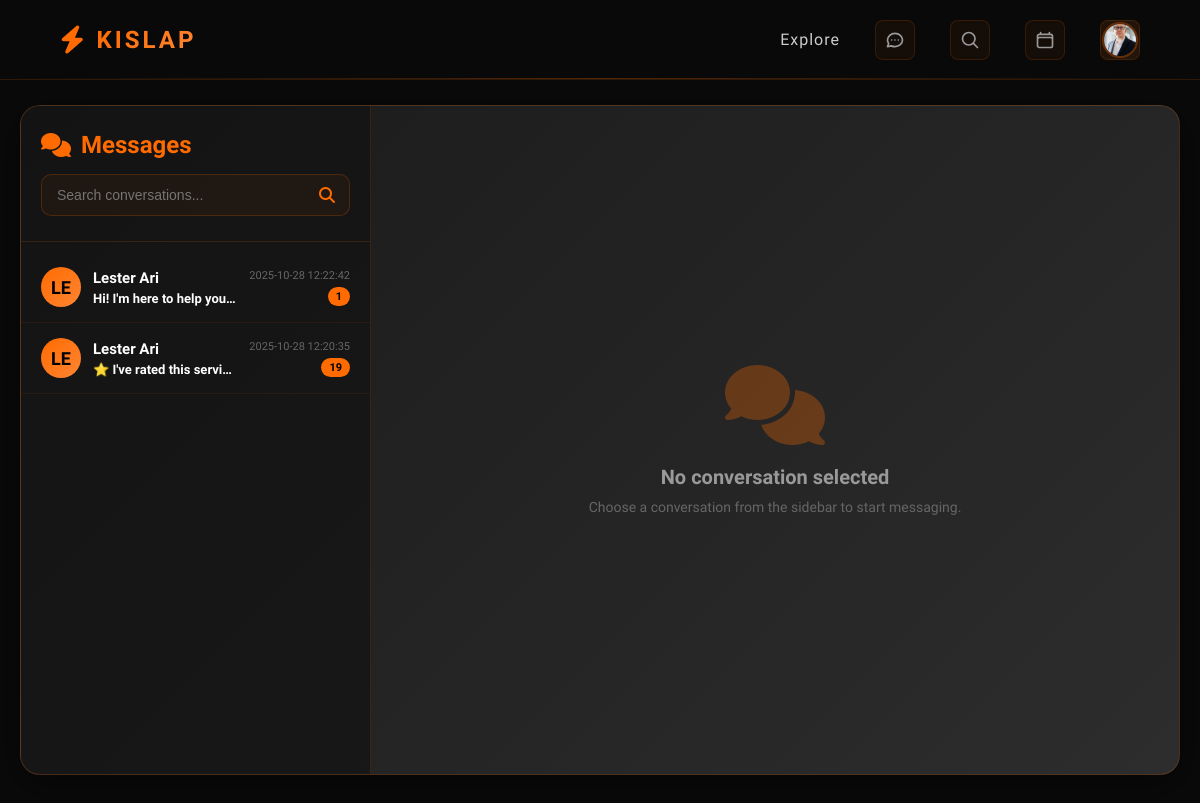
Before: /index.php?controller=Chat&action=view (signed in) with the older database file.
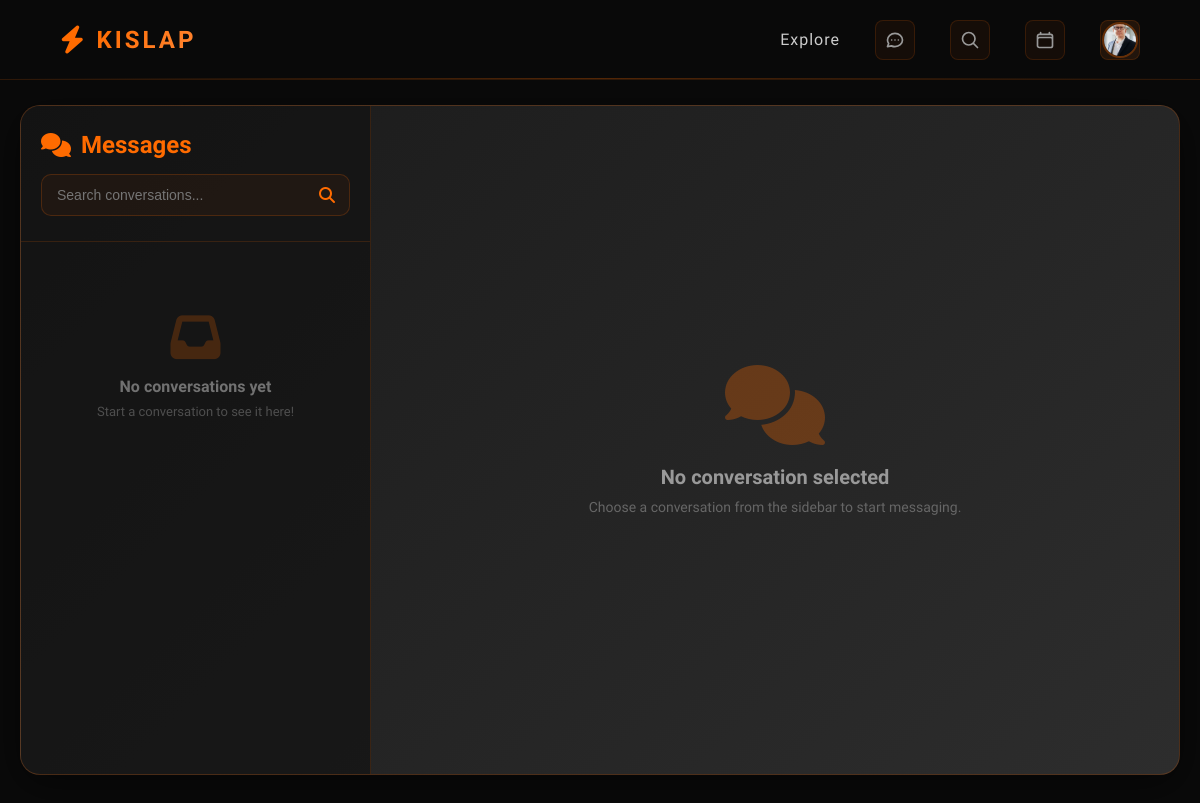
After: the same page with the newer database file.
### tables this page shows
CREATE TABLE `conversations` (
  `conversation_id` int(11) NOT NULL,
  `user_id` int(11) NOT NULL,
  `worker_id` int(11) NOT NULL,
  `type` enum('ai','direct') DEFAULT 'direct',
  `booking_status` enum('pending_ai','pending_worker','pending_confirmation','negotiating','confirmed','awaiting_deposit','deposit_paid','in_progress','awaiting_final_payment','completed','rated','cancelled','requires_info') DEFAULT 'pending_ai',
  `created_at` timestamp NOT NULL DEFAULT current_timestamp(),
  `updated_at` timestamp NOT NULL DEFAULT current_timestamp() ON UPDATE current_timestamp()
);

### controllers/ChatController.php (called while the page is built, shortened)
<?php
require_once __DIR__ . '/../model/repositories/ChatRepository.php';
class ChatController
{
    private ChatRepository $chatRepo;
    public function __construct()
    {
        $this->chatRepo = new ChatRepository();
    }
    public function view()
    {
        $user = $_SESSION['user'] ?? null;
        $worker = $_SESSION['worker'] ?? null;
        $userId = $user['user_id'] ?? $worker['worker_id'] ?? null;
        $userType = $user ? 'user' : ($worker ? 'worker' : null);
        $conversations = $this->chatRepo->getConversationsForUser($userId, $userType);
        require __DIR__ . '/../views/home/messages.php';
    }
}

### Router.php (called while the page is built, shortened)
<?php
class Router
{
    private string $defaultAction = "index";
    public function route(): void
    {
        $actionName = $_GET["action"] ?? $this->defaultAction;
        $controller = new $controllerName();
        $controller->$actionName();
    }
}

### index.php (called while the page is built, shortened)
<?php
require_once "Router.php";
$router = new Router();
$router->route();

### model/repositories/BaseRepository.php (called while the page is built, shortened)
<?php
abstract class BaseRepository
{
    public function __construct()
    {
        $this->conn = new PDO("mysql:host=localhost;dbname=kislap", "root", "");
    }
}

### model/repositories/ChatRepository.php (called while the page is built, shortened)
<?php
require_once __DIR__ . '/BaseRepository.php';
class ChatRepository extends BaseRepository
{
    public function getConversationsForUser(int $userId, string $userType): array
    {
        $idColumn = $userType === 'user' ? 'c.user_id' : 'c.worker_id';
        $otherUserJoin = $userType === 'user'
            ? "JOIN workers w ON c.worker_id = w.worker_id"
            : "JOIN user u ON c.user_id = u.user_id";
        $otherUserName = $userType === 'user'
            ? "CONCAT(w.firstName, ' ', w.lastName)"
            : "CONCAT(u.firstName, ' ', u.lastName)";
        $sql = "
            SELECT
                c.conversation_id,
                c.type,
                $otherUserName AS other_user_name,
                lm.message_text AS last_message,
                lm.sent_at AS last_message_time,
                (SELECT COUNT(*) FROM messages m
                 WHERE m.conversation_id = c.conversation_id
                 AND m.is_read = 0
                 AND m.sender_type != ?) AS unread_count
            FROM conversations c
            $otherUserJoin
            LEFT JOIN (
                SELECT conversation_id, message_text, sent_at
                FROM messages
                WHERE (conversation_id, message_id) IN (
                    SELECT conversation_id, MAX(message_id)
                    FROM messages
                    GROUP BY conversation_id
                )
            ) AS lm ON c.conversation_id = lm.conversation_id
            WHERE $idColumn = ?
            GROUP BY c.conversation_id
            ORDER BY lm.sent_at DESC
        ";
        $stmt = $this->conn->prepare($sql);
        $stmt->execute([$userType, $userId]);
        return $stmt->fetchAll(PDO::FETCH_ASSOC);
    }
}

### views/home/messages.php (the view, shortened to what the changed rows need)
<?php
$conversations = $conversations ?? [];
$activeConversation = $activeConversation ?? null;
?>
<!DOCTYPE html>
<html lang="en">
<head>
    <link href="https://cdnjs.cloudflare.com/ajax/libs/font-awesome/6.4.0/css/all.min.css" rel="stylesheet">
    <link rel="stylesheet" href="/Kislap/public/css/style.css" type="text/css">
    <link rel="stylesheet" href="/Kislap/public/css/messages.css" type="text/css">
    <link rel="stylesheet" href="/Kislap/public/css/package-cards.css" type="text/css">
</head>
<body>
<?php require __DIR__ . '/../shared/navbar.php'; ?>
<div class="messages-container">
    <div class="messages-wrapper">
        <div class="conversations-sidebar">
            <div class="sidebar-header">
                <h2><i class="fas fa-comments"></i> Messages</h2>
            </div>
            <div class="conversations-list" id="conversationsList">
                <?php if (empty($conversations)): ?>
                    <div class="empty-state-sidebar">
                        <i class="fas fa-inbox"></i>
                        <h3>No conversations yet</h3>
                        <p>Start a conversation to see it here!</p>
                    </div>
                <?php else: ?>
                    <?php foreach ($conversations as $conv): ?>
                        <?php
                        $convId = $conv['conversation_id'] ?? 0;
                        $otherUserName = $conv['other_user_name'] ?? 'Unknown User';
                        $lastMessage = $conv['last_message'] ?? 'No messages yet';
                        $lastMessageTime = $conv['last_message_time'] ?? '';
                        $unreadCount = $conv['unread_count'] ?? 0;
                        $isActive = isset($activeConversation['conversation_id']) && $convId == $activeConversation['conversation_id'];
                        ?>
                        <div class="conversation-item <?php echo $isActive ? 'active' : ''; ?> <?php echo $unreadCount > 0 ? 'unread' : ''; ?>"
                             onclick="loadConversation(<?php echo $convId; ?>)">
                            <div class="conversation-header">
                                <div class="user-avatar">
                                    <?php echo strtoupper(substr($otherUserName, 0, 2)); ?>
                                </div>
                                <div class="conversation-info">
                                    <div class="conversation-name"><?php echo htmlspecialchars($otherUserName); ?></div>
                                    <div class="conversation-preview"><?php echo htmlspecialchars($lastMessage); ?></div>
                                </div>
                                <div class="conversation-meta">
                                    <span class="conversation-time"><?php echo htmlspecialchars($lastMessageTime); ?></span>
                                    <?php if ($unreadCount > 0): ?>
                                        <span class="unread-badge"><?php echo $unreadCount; ?></span>
                                    <?php endif; ?>
                                </div>
                            </div>
                        </div>
                    <?php endforeach; ?>
                <?php endif; ?>
            </div>
        </div>
    </div>
</div>
</body>
</html>

Changed rows visible on the page:
removed conversations: otherUserName "LE", otherUserName "Lester Ari", lastMessage "Hi! I'm here to help you…", lastMessageTime "2025-10-28 12:22:42", unreadCount "1"
removed conversations: otherUserName "LE", otherUserName "Lester Ari", lastMessage "⭐ I've rated this servi…", lastMessageTime "2025-10-28 12:20:35", unreadCount "19"
Other visible differences:
text now shown: "No conversations yet Start a conversation to see it here!"
